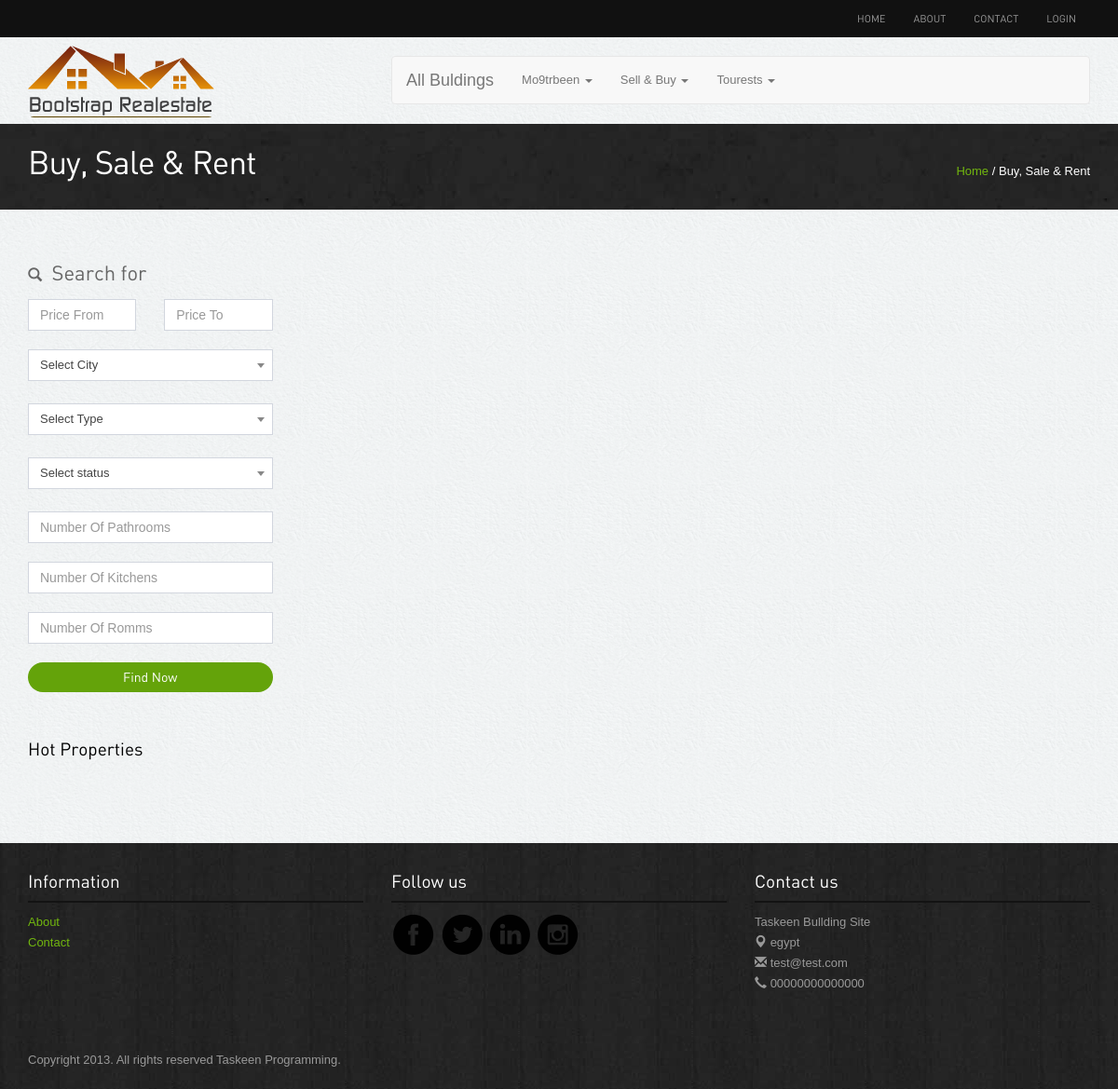
/buysalerent.php, run on the app's committed database.
### tables this page shows
CREATE TABLE `categouries` (
  `id` int(11) NOT NULL,
  `name` varchar(255) NOT NULL
);

CREATE TABLE `sitesetting` (
  `id` int(11) NOT NULL,
  `slug` varchar(50) NOT NULL,
  `nameSetting` varchar(50) NOT NULL,
  `value` text NOT NULL,
  `type` tinyint(4) NOT NULL,
  `created_at` timestamp NOT NULL DEFAULT '0000-00-00 00:00:00',
  `updated_at` timestamp NOT NULL DEFAULT '0000-00-00 00:00:00'
);

### init.php (called while the page is built)
<?php
    include "connect.php";
    include "includes/functions/functions.php";
    include "includes/templates/header.php";
?>

### includes/functions/functions.php (called while the page is built, shortened)
<?php
   function getAllFrom($field, $table, $where = null, $and = null, $orderField = 'id', $ordering = 'ASC', $limit = null)
   {
      global $conn;
      $stmt = $conn->prepare("SELECT $field FROM $table $where $and ORDER BY $orderField $ordering $limit");
      $stmt->execute();
      $all = $stmt->fetchAll();
      return $all;
   }
   function getSetting($settingName = 'siteName')
   {
      global $conn;
      $stmt = $conn->prepare("SELECT value FROM sitesetting WHERE nameSetting = '$settingName'");
      $stmt->execute();
      $all = $stmt->fetch();
      return $all[0];
   }
?>

### buysalerent.php (the view, shortened to what this page needs)
<?php include'init.php';
?>
<div class="inside-banner">
	<div class="container">
		<span class="pull-right"><a href="index.php">Home</a> / Buy, Sale & Rent</span>
		<h2>Buy, Sale & Rent</h2>
	</div>
</div>
<div class="container">
	<div class="properties-listing spacer">
		<div class="row">
			<div class="col-lg-3 col-sm-4">
				<div class="search-form">
					<h4>
						<span class="glyphicon glyphicon-search"></span> Search for
					</h4>
					<form action="search.php" method="get">
						<div class="row">
							<div class="col-lg-6">
								<input class="form-control" type="number" name="price_from" value="" placeholder="Price From">
							</div>
							<div class="col-lg-6">
								<input class="form-control" type="number" name="price_to" value="" placeholder="Price To">
							</div>
							<div class="col-lg-12 marginSelect">
							</div>
							<div class="col-lg-12 marginSelect">
							</div>
							<div class="col-lg-12 marginSelect">
							</div>
							<div class="col-lg-12">
								<input class="form-control" type="number" name="num_pr" value="" placeholder="Number Of Pathrooms">
							</div>
							<div class="col-lg-12">
								<input class="form-control" type="number" name="num_kit" value="" placeholder="Number Of Kitchens">
							</div>
							<div class="col-lg-12">
								<input class="form-control" type="number" name="num_rooms" value="" placeholder="Number Of Romms">
							</div>
						</div>
						<button type="submit" class="btn btn-primary">Find Now</button>
					</form>
				</div>
				<div class="hot-properties hidden-xs">
					<h4>Hot Properties</h4>
				</div>
			</div>
			<div class="col-lg-9 col-sm-8">
			</div>
		</div>
	</div>
</div>
<?php include'includes/templates/footer.php';?>

### includes/templates/header.php (shortened to what this page needs)
<!DOCTYPE html>
<html lang="en">
<head>
    <link rel="stylesheet" href="assets/bootstrap/css/bootstrap.css" />
    <link rel="stylesheet" href="assets/owl-carousel/owl.carousel.css">
    <link rel="stylesheet" href="assets/owl-carousel/owl.theme.css">
    <link rel="stylesheet" type="text/css" href="assets/slitslider/css/style.css" />
    <link rel="stylesheet" type="text/css" href="assets/slitslider/css/custom.css" />
    <link rel="stylesheet" type="text/css" href="assets/css/sweetalert.css" />
    <link rel="stylesheet" href="assets/css/select2.min.css"/>
    <link rel="stylesheet" href="assets/css/reset.css"/>
    <link rel="stylesheet" href="assets/css/card.css"/>
    <link rel="stylesheet" href="assets/css/AdminLTE.min.css"/>
    <link rel="stylesheet" href="assets/css/styles.css"/>
</head>
<body>
    <div class="navbar-wrapper">
        <div class="navbar-inverse" role="navigation">
            <div class="container">
                <div class="navbar-collapse  collapse">
                    <ul class="nav navbar-nav navbar-right">
                        <li><a href="index.php">Home</a></li>
                        <li><a href="about.php">About</a></li>
                        <li><a href="contact.php">Contact</a></li>
                        <?php if (isset($_SESSION['user_mail'])): ?>
                           <li><a href="buldings.php">Add Free Bullding</a></li>
                           <li><a href="profile.php">profile</a></li>
                           <li><a href="logout.php">logout</a></li>
                        <?php else: ?>
                           <li><a href="#" data-target="#loginpop" data-toggle="modal">Login</a></li>
                        <?php endif; ?>
                    </ul>
                </div>
            </div>
        </div>
    </div>
    <div class="container">
        <div class="row">
            <div class="col-md-4">
              <img src="images/logo.png" alt="" class="img-rounded" style="margin-top: 9px;">
            </div>
            <div class="col-md-8">
                <nav class="navbar navbar-default" style="margin-top: 20px;">
                    <div class="container-fluid">
                        <div class="navbar-header">
                             <a class="navbar-brand" href="buysalerent.php">All Buldings</a>
                        </div>
                        <div class="collapse navbar-collapse" id="bs-example-navbar-collapse-1">
                            <ul class="nav navbar-nav">
                                <?php
                                $cats = getAllFrom('*', 'categouries', null, null, 'name', 'ASC', null);
                                foreach ($cats as $cat): ?>
                                    <li class="dropdown">
                                        <a href="#" class="dropdown-toggle" data-toggle="dropdown" role="button" aria-haspopup="true" aria-expanded="false"><?php echo $cat['name'] ?> <span class="caret"></span></a>
                                    </li>
                                <?php endforeach; ?>
                            </ul>
                        </div>
                    </div>
                </nav>
            </div>
        </div>
    </div>

### includes/templates/footer.php (shortened to what this page needs)
<div class="footer">
   <div class="container">
      <div class="row">
         <div class="col-lg-4 col-sm-3">
            <h4>Information</h4>
            <ul class="row">
               <li class="col-lg-12 col-sm-12 col-xs-3"><a href="about.php">About</a></li>
               <li class="col-lg-12 col-sm-12 col-xs-3"><a href="contact.php">Contact</a></li>
            </ul>
         </div>
            <div class="col-lg-4 col-sm-3">
               <h4>Follow us</h4>
               <a href="<?php echo getSetting('facebook');?>"><img src="images/facebook.png" alt="facebook"></a>
               <a href="<?php echo getSetting('twitter');?>"><img src="images/twitter.png" alt="twitter"></a>
               <a href="<?php echo getSetting('linkedin');?>"><img src="images/linkedin.png" alt="linkedin"></a>
               <a href="<?php echo getSetting('instgram');?>"><img src="images/instagram.png" alt="instagram"></a>
            </div>
            <div class="col-lg-4 col-sm-3">
               <h4>Contact us</h4>
               <p><b><?php echo getSetting();?></b><br>
                  <span class="glyphicon glyphicon-map-marker"></span> <?php echo getSetting('address');?> <br>
                  <span class="glyphicon glyphicon-envelope"></span> <?php echo getSetting('email');?><br>
                  <span class="glyphicon glyphicon-earphone"></span> <?php echo getSetting('sitePhone');?></p>
               </div>
            </div>
            <p class="copyright">Copyright 2013. All rights reserved <?php echo getSetting('copyright');?>.	</p>
         </div></div>
      </body>
      </html>

### assets/css/card.css (style rules this page uses)
*, *::after, *::before { -webkit-box-sizing: border-box; -moz-box-sizing: border-box; box-sizing: border-box; }
*::after, *::before { content: ''; }
body { font-size: 100%; font-family: "PT Sans", sans-serif; color: #3e585f; }
body::after { position: fixed; top: 0; left: 0; width: 100%; height: 100%; background: rgba(71, 55, 78, 0.8); visibility: hidden; opacity: 0; -webkit-transition: opacity .3s 0s, visibility 0s .3s; -moz-transition: opacity .3s 0s, visibility 0s .3s; transition: opacity .3s 0s, visibility 0s .3s; }
a { color: #f82f53; text-decoration: none; }
img { max-width: 100%; }
html, body { height: 100%; }

### assets/css/styles.css (style rules this page uses)
body { color:#555; font:normal 13px/22px Arial; background:url(../images/bgmain.png) #eee; }
h1,h2,h3,h4,h5 { font-weight:normal; font-family: din;margin: 0;padding: 0;color: #000 }
h2 { font-size: 35px; letter-spacing: -1px;margin-bottom: 20px; }
h4 { margin: 10px 0; font-size: 19px; }
h4 span { margin-right: 5px; font-size: 15px; }
p { margin-bottom: 30px; }
a { color:#72b70f; text-decoration:none;outline: none; }
.spacer { margin-top: 40px;margin-bottom:40px; }
select,input { outline: 0; margin-bottom: 20px; }
.btn { border-radius: 5px; font-family: din; outline: none; }
.btn-primary { background: #64a30a;border:none;width: 100%;border-radius: 20px; }
.navbar-inverse { background-color: #111; }
.navbar-inverse .navbar-nav > li > a { font-size: 11px;padding-top: 10px;padding-bottom: 10px;font-family: din;text-transform: uppercase; }
.inside-banner { background:url(../images/bginside.jpg) #222;color: #fff; padding: 30px 0; }
.inside-banner h2 { margin: 0; color: #fff; }
.inside-banner span { margin-top: 10px; }
.search-form { margin-bottom: 50px; }
.search-form h4 { margin: 17px 0;font-size: 22px !important;color: #666 !important; }
.hot-properties { margin-bottom: 50px; }
.hot-properties h4 { margin-bottom: 20px; }
.footer { background:url(../images/bg.jpg) #222; padding: 20px 0; color: #999; }
.footer h4 { color: #fff;border-bottom: 2px solid #131313;margin-bottom: 10px;padding-bottom: 10px; }
.footer ul { list-style: none;padding: 0; }
.footer p.copyright { margin: 30px 0 0 0; }
.marginSelect { margin: 0 0 24px !important; }

### data on the page
categouries: name "Mo9trbeen"
categouries: name "Sell & Buy"
categouries: name "Tourests"
sitesetting: value "Taskeen Bullding Site"
sitesetting: value "egypt"
sitesetting: value "test@test.com"
sitesetting: value "00000000000000"
sitesetting: value "Taskeen Programming"
